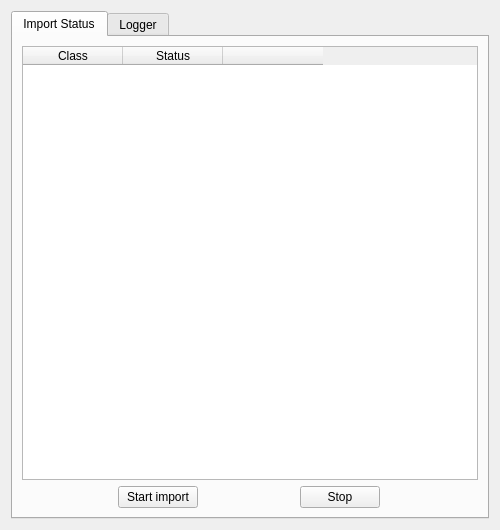
<?xml version="1.0" encoding="UTF-8"?>
<ui version="4.0">
 <class>CodeImpStatusPage</class>
 <widget class="QWidget" name="CodeImpStatusPage">
  <property name="geometry">
   <rect>
    <x>0</x>
    <y>0</y>
    <width>500</width>
    <height>530</height>
   </rect>
  </property>
  <property name="sizePolicy">
   <sizepolicy hsizetype="MinimumExpanding" vsizetype="MinimumExpanding">
    <horstretch>0</horstretch>
    <verstretch>0</verstretch>
   </sizepolicy>
  </property>
  <layout class="QVBoxLayout" name="verticalLayout_3">
   <item>
    <widget class="QTabWidget" name="ui_tabWidget">
     <property name="sizePolicy">
      <sizepolicy hsizetype="MinimumExpanding" vsizetype="MinimumExpanding">
       <horstretch>0</horstretch>
       <verstretch>0</verstretch>
      </sizepolicy>
     </property>
     <property name="currentIndex">
      <number>0</number>
     </property>
     <widget class="QWidget" name="ui_tabStatus">
      <attribute name="title">
       <string>Import Status</string>
      </attribute>
      <layout class="QVBoxLayout" name="verticalLayout_4">
       <item>
        <layout class="QVBoxLayout" name="verticalLayout">
         <item>
          <widget class="QTableWidget" name="ui_tableWidgetStatus">
           <property name="sizePolicy">
            <sizepolicy hsizetype="MinimumExpanding" vsizetype="MinimumExpanding">
             <horstretch>0</horstretch>
             <verstretch>0</verstretch>
            </sizepolicy>
           </property>
           <property name="alternatingRowColors">
            <bool>true</bool>
           </property>
           <property name="columnCount">
            <number>3</number>
           </property>
           <column>
            <property name="text">
             <string>Class</string>
            </property>
           </column>
           <column>
            <property name="text">
             <string>Status</string>
            </property>
           </column>
           <column>
            <property name="text">
             <string/>
            </property>
           </column>
          </widget>
         </item>
         <item>
          <layout class="QGridLayout" name="gridLayout_3">
           <item row="0" column="0">
            <widget class="QPushButton" name="ui_pushButtonStart">
             <property name="sizePolicy">
              <sizepolicy hsizetype="Fixed" vsizetype="Fixed">
               <horstretch>0</horstretch>
               <verstretch>0</verstretch>
              </sizepolicy>
             </property>
             <property name="text">
              <string>Start import</string>
             </property>
            </widget>
           </item>
           <item row="0" column="1">
            <widget class="QPushButton" name="ui_pushButtonStop">
             <property name="minimumSize">
              <size>
               <width>80</width>
               <height>0</height>
              </size>
             </property>
             <property name="maximumSize">
              <size>
               <width>80</width>
               <height>16777215</height>
              </size>
             </property>
             <property name="text">
              <string>Stop</string>
             </property>
            </widget>
           </item>
          </layout>
         </item>
        </layout>
       </item>
      </layout>
     </widget>
     <widget class="QWidget" name="ui_tabLogger">
      <property name="sizePolicy">
       <sizepolicy hsizetype="Preferred" vsizetype="Preferred">
        <horstretch>0</horstretch>
        <verstretch>0</verstretch>
       </sizepolicy>
      </property>
      <attribute name="title">
       <string>Logger</string>
      </attribute>
      <layout class="QVBoxLayout" name="verticalLayout_5">
       <item>
        <layout class="QVBoxLayout" name="verticalLayout_2">
         <item>
          <widget class="QTextEdit" name="ui_textEditLogger">
           <property name="sizePolicy">
            <sizepolicy hsizetype="MinimumExpanding" vsizetype="MinimumExpanding">
             <horstretch>0</horstretch>
             <verstretch>0</verstretch>
            </sizepolicy>
           </property>
          </widget>
         </item>
         <item>
          <layout class="QGridLayout" name="gridLayout_4">
           <item row="0" column="0">
            <widget class="QPushButton" name="ui_pushButtonClear">
             <property name="sizePolicy">
              <sizepolicy hsizetype="Fixed" vsizetype="Fixed">
               <horstretch>0</horstretch>
               <verstretch>0</verstretch>
              </sizepolicy>
             </property>
             <property name="text">
              <string>Clear</string>
             </property>
            </widget>
           </item>
           <item row="0" column="1">
            <widget class="QPushButton" name="ui_pushButtonExport">
             <property name="sizePolicy">
              <sizepolicy hsizetype="Fixed" vsizetype="Fixed">
               <horstretch>0</horstretch>
               <verstretch>0</verstretch>
              </sizepolicy>
             </property>
             <property name="text">
              <string>Export...</string>
             </property>
            </widget>
           </item>
          </layout>
         </item>
        </layout>
       </item>
      </layout>
     </widget>
    </widget>
   </item>
  </layout>
 </widget>
 <resources/>
 <connections/>
</ui>
